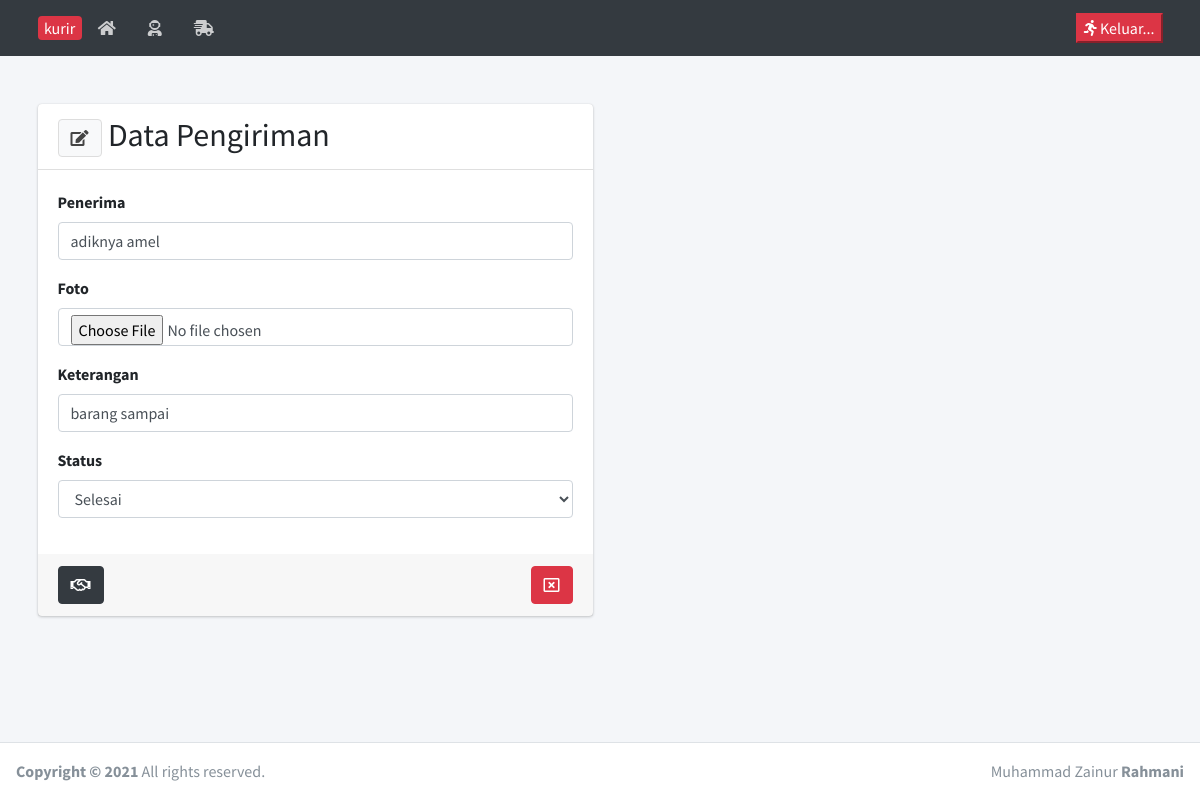
The app's page /kurir/kirim_edit.php?idkirim=2 with its own data.
### tables this page shows
CREATE TABLE `kirim` (
  `idkirim` int(5) NOT NULL,
  `idbeli` int(5) NOT NULL,
  `idkurir` int(3) NOT NULL,
  `penerima` varchar(50) NOT NULL,
  `foto` text NOT NULL,
  `ket` text NOT NULL,
  `statuskirim` varchar(20) NOT NULL
);

### kurir/kirim_edit.php (the view, shortened to what this page needs)
<?php require('headernya.php');
	$idkirim = $_GET['idkirim'];
	$query = mysqli_query($kon, "SELECT * FROM kirim WHERE idkirim = '$idkirim'");
	$data  = mysqli_fetch_array($query);
?>
  <div class="content-wrapper">
    <br><br>
    <section class="content">
      <div class="container">
        <div class="row">
          <div class="col-md-6 col-sm-12">
            <div class="card">
              <div class="card-header">
                <h2 style="display:inline;"><button class="btn btn-default" type="button" data-toggle="tooltip" data-placement="bottom" title="Ubah"><i class="fas fa-edit"></i></button> Data Pengiriman</h2>
              </div>
              <div class="card-body">
                <form action="" method="POST" enctype="multipart/form-data">
                  <div class="form-group">
                    <label>Penerima</label>
                    <input type="text" class="form-control" name="penerima" value="<?= $data['penerima'] ?>">
                  </div>
                  <div class="form-group">
                    <label>Foto</label>
                    <input type="file" class="form-control" name="gambar" required>
                  </div>
                  <div class="form-group">
                    <label>Keterangan</label>
                    <input type="text" class="form-control" name="ket" value="<?= $data['ket'] ?>">
                  </div>
                  <div class="form-group">
                    <label>Status</label>
                    <select name="statuskirim" class="form-control">
                        <option value="<?= $data['statuskirim'] ?>"><?= $data['statuskirim'] ?></option>
                      </select>
                  </div>
                </div>
                <div class="card-footer">
                  <button type="submit" name="simpan" class="btn btn-dark" data-toggle="tooltip" data-placement="bottom" title="Simpan"><i class="far fa-handshake"></i></button>
                  <button type="button" onclick="window.location='kirim.php';" data-toggle="tooltip" data-placement="bottom" title="Kembali" class="btn btn-danger float-right">
                    <i class="far fa-window-close"></i></button>
                </div>
            	</div>
            </div>
        </div>
      </section>
  </div>
<?php require('footernya.php') ?>

### records on screen
kirim: penerima "adiknya amel", ket "barang sampai", statuskirim "Selesai"
